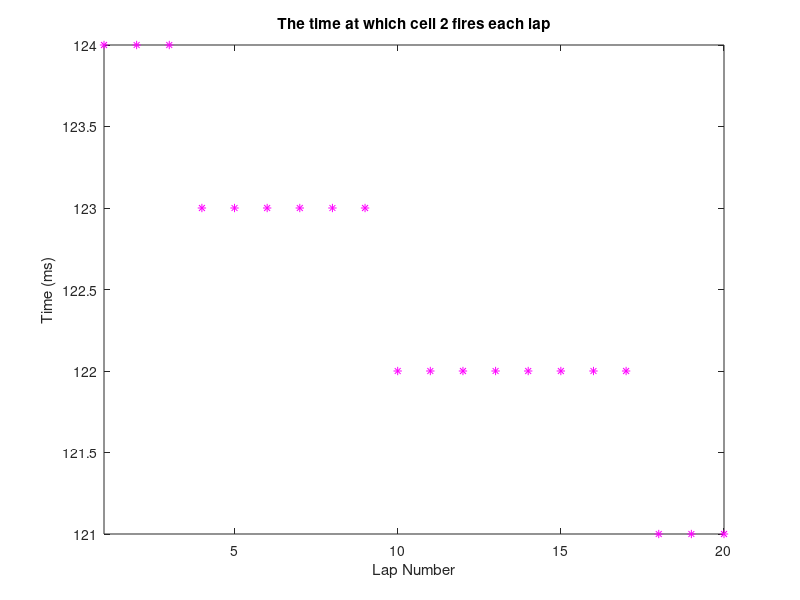

The MATLAB source for this figure:
function IAF120cells1stspks

% (Same program as IAF120cellsSTDP, different plots)

% Plot first spike times as a function of time
% (Can also plot conductance, voltage)

%% Set Parameters

taum = 20;    % membrane time constant (ms)
tauE = 5;     % exc. time constant (ms)
tref = 5;     % refractory period (ms)
vrest = -70;  % resting potential (mV)
vreset = -60; % reset potential (mV)
vth = -54;    % threshold voltage (mV)
vE = 0;       % exc reversal potential (mV)

Nplc = 120;   % number of place fields
winp = 10;     % synaptic input
ISI = 20;     % interspike interval for external input (ms)
tinp = 0;     % time of next input (conductance) spike
tplc = 100;   % time spent in each place field (ms)
dt = 1;       % timestep (ms)

% Form place cell weight matrix
winit = 0.5;    % initial input weight
ee = winit * ones(Nplc-1,1);
W = diag(ee,1) + diag(ee,-1);
W(1,end) = winit;  W(end,1) = winit;

wmax = 5;
Aplus = .08 * wmax;
Aminus = .084 * wmax;
tauplus = 20;
tauminus = 20;

%% Run the simulation

% Constants
gc1 = (2*tauE - dt) / (2*tauE + dt);
gc2 = 2/(2*tauE + dt);

nlaps = 20;
laptime = Nplc * tplc;  % sim time of each lap (ms)
Nstps = ceil(nlaps*laptime/dt);    % total num of steps

mon = [];
gEmon = zeros( length(mon), Nstps );  % matrix of exc conductance in time-steps
vmon = vrest + gEmon;      % matrix of voltage (mV) in time-steps

wmon = zeros( length(mon), Nstps );

gE = zeros(Nplc,1);  v = vrest+gE;   % conductances and voltages of each cell

Tspk = -1000 * ones(Nplc,1);  % time of last volt spikes of cell 1, cell 2 (ms)
spkcells = [];

spkmon = 2;   % cell to monitor first spk of each lap
firstspk = zeros(1, nlaps) - 10;   % time of first spk of cell spkmon at each lap

t = 0;  
j = 0;   % only necessary for monitoring

for lap=1:nlaps    % laps
	pfield = 0;   % reset to 0 instead of mod
    nspkmon = 0;   % reset num of spks of spkmon
    
while pfield < Nplc   % place fields of one lap (120)
    
    pfield = pfield+1;
    tfld = 0;
    
    while tfld < tplc   % time steps of each place field
        tfld = tfld + dt;
        t = t + dt;
        j = j + 1;
        
        % Update conductances
        gEnext = gc1 * gE;   % at every time-step
        
        % Inputs from external (grid cells)
        if t >= tinp      % when there is an input spike, reset gE
            gEnext(pfield) = gEnext(pfield) + gc2 * winp;
            tinp = tinp + ISI;
        end
        
        % Inputs from internal (place cells)
        if ~isempty(spkcells)
            gEnext = gEnext + gc2 * sum(W(:,spkcells),2);  % 2 sums along rows
        end
      
        % Update voltages
        
        % 1) update volt's (ODE) at every time-step
        num = (2*taum/dt - 1 - gE) .* v + 2*vrest + (gEnext+gE)*vE;
        den = 2*taum/dt + 1 + gEnext;
        vnext = num ./ den;
        
        % 2) find: refrac cells, reset volt's
        refcells = find(-Tspk+t < tref);     % = cell 1, cell 2, both, or empty
        
        if ~isempty(refcells)     % if there are ref'y cells, reset their volt's
            vnext(refcells) = vreset;    % reset voltages
        end
        
        % 3) find: spiked cells, make spike, reset gE(2), adjust weights
        spkcells = find(vnext >= vth);

        if ~isempty(spkcells)	% if there are spiking cells, reset gE
            vnext(spkcells) = vreset;
            
            % LTP, spkcells = post
            post = spkcells; pre = [spkcells - 1, mod(spkcells, Nplc) + 1];
            if any(pre == 0)
                pre( find(pre==0) ) = Nplc;
            end
            deltat = t - Tspk(pre);
            winc = Aplus * exp( -deltat / tauplus );
            W(post, pre) = min( W(post, pre) + winc', wmax );
            
            % LTD, spkcells = pre
            pre = spkcells; post = [spkcells - 1, mod(spkcells, Nplc) + 1];
            if any(post == 0)
                post( find(post==0) ) = Nplc;
            end
            deltat = t - Tspk(post);
            wdec = Aminus * exp( -deltat / tauminus );
            W(post, pre) = max( W(post, pre) - wdec, 0 );
            
            if any(spkcells==spkmon)
                nspkmon = nspkmon+1;
                if nspkmon==1
                    firstspk(lap) = mod(t, Nplc*tplc);
                    firstspk(lap)
                end
            end
            
            Tspk(spkcells) = t;
        end
        
%         gEmon(:,j) = gEnext(mon);
%         vmon(:,j) = vnext(mon);
        wmon(1, j) = W(1,2);
        wmon(2, j) = W(2,1);
        
        gE = gEnext;
        v = vnext;
     
    end  % while tfld < tplc
    
end  % while pfield < Nplc
        
end  % while lap <= nlaps


%% Plots
% Move 'return' to include desired plots

% Plot first spikes of cell spkmon
figure(4)
plot(1:nlaps, firstspk, '*m')
title(['The time at which cell ', int2str(spkmon), ' fires each lap'])
ylabel('Time (ms)')
xlabel('Lap Number')
axis tight

return

% Plot the conductance of first cell in mod
figure(1)
subplot(2,1,1)

plot(tvec,gEmon(1,:))
title(['Cell ', int2str(min(mon)), ', ', int2str(nlaps), ' laps'])
ylabel('Conductance')
axis tight
 xlim([(min(mon)-1)*tplc (max(mon)+.5)*tplc])

% Plot the voltage of first cell in mod
subplot(2,1,2)
plot(tvec,vmon(1,:))
% xlabel('Time (ms)')
ylabel('Voltage (mV)')
axis tight
 xlim([(min(mon)-1)*tplc (max(mon)+.5)*tplc])

% Plot the threshold line
hold on
plot(tvec,-54*ones(size(tvec)),'--r')
hold off



% Plot conductance of second cell in mod
figure(2)
subplot(2,1,1)
plot(tvec,gEmon(2,:))
title(['Cell ', int2str(max(mon)), ', ', int2str(nlaps), ' laps'])
ylabel('Conductance')
axis tight
 xlim([(min(mon)-1)*tplc (max(mon)+.5)*tplc])

% Plot the voltage of second cell in mod
subplot(2,1,2)
plot(tvec,vmon(2,:))
xlabel('Time (ms)')
ylabel('Voltage (mV)')
axis tight
 xlim([(min(mon)-1)*tplc (max(mon)+.5)*tplc])

% Plot the threshold line
hold on
plot(tvec,-54*ones(size(tvec)),'--r')
hold off